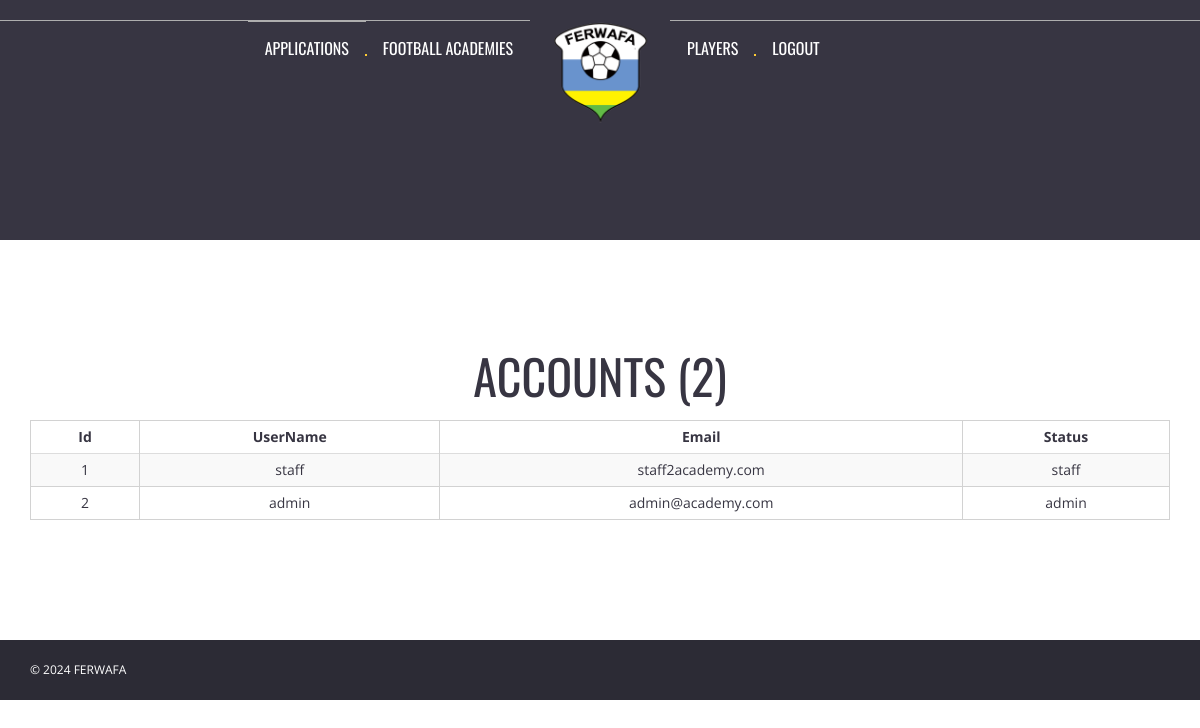
Screenshot of /viewstaff.php (signed in) with the database file from the repository.
### tables this page shows
CREATE TABLE `accounts` (
  `Id` int(11) NOT NULL,
  `Username` varchar(50) NOT NULL,
  `Password` varchar(50) NOT NULL,
  `Status` varchar(50) NOT NULL,
  `Email` varchar(255) NOT NULL
);

### viewstaff.php (the view, shortened to what this page needs)
<?php
require('db_connect.php');
?>
<!doctype html>
<head>
	<link rel="stylesheet" href="css/bootstrap.min.css">
	<link rel="stylesheet" href="css/normalize.css">
	<link rel="stylesheet" href="css/font-awesome.min.css">
	<link rel="stylesheet" href="css/transitions.css">
	<link rel="stylesheet" href="css/prettyPhoto.css">
	<link rel="stylesheet" href="css/swiper.min.css">
	<link rel="stylesheet" href="css/jquery-ui.css">
	<link rel="stylesheet" href="css/animate.css">
	<link rel="stylesheet" href="css/owl.theme.css">
	<link rel="stylesheet" href="css/owl.carousel.css">
	<link rel="stylesheet" href="css/customScrollbar.css">
	<link rel="stylesheet" href="css/icomoon.css">
	<link rel="stylesheet" href="css/main.css">
	<link rel="stylesheet" href="css/color.css">
	<link rel="stylesheet" href="css/responsive.css">
    <link rel="stylesheet" href ="https://cdn.datatables.net/buttons/2.3.5/css/buttons.dataTables.min.css">
<link rel="stylesheet" href ="https://cdn.datatables.net/1.13.3/css/jquery.dataTables.min.css">
<link rel="stylesheet" href="https://cdn.datatables.net/responsive/2.5.0/css/responsive.dataTables.min.css">
</head>
<body>
	<div id="tg-wrapper" class="tg-wrapper tg-haslayout">
			<?php include('nav2.php'); ?>
		<div class="tg-sliderbox" style="height:30%">
			<div class="tg-imglayer">
            </div>
		</div>
		<main id="tg-main" class="tg-main tg-haslayout">
			<section class="tg-main-section tg-haslayout" id="about-us">
				<div class="container">
            <?php
            $i=1;
			$sql_query = "SELECT * FROM accounts ";
			$resultset = $con->query($sql_query) or die("database error:". mysqli_error($con));
            $num_centres = $resultset->num_rows;
            ?>
                    <h1> <center> ACCOUNTS (<?php echo $num_centres ?>) <center></h1>
                <table id="example" class="table table-striped" style="width:100%">
        <thead>
            <tr>
                <th>Id</th>
                <th>UserName</th>
                <th>Email</th>
                <th> Status </th>
            </tr>
        </thead>
       <tbody>
			<?php
			while( $developer = $resultset->fetch_object()) {
			?>
			   <tr id="<?php echo $developer->Id; ?>">
     		   <td><?php echo $i++; ?></td>
			   <td><?php echo $developer->Username; ?></td>
			   <td><?php echo $developer->Email;?></td>
			   <td><?php echo $developer->Status;?></td>
			   </tr>
			<?php } ?>
		</tbody>
    </table>
				</div>
			</section>
		</main>
		<?php include('footer.php'); ?>
	</div>
</body>
</html>

### css/transitions.css (style rules this page uses)
*:after, *:before, p a, a, .tg-delete, .tg-navigation ul li ul, .tg-navigation ul li ul li ul, .tg-match, .tg-upcomingmatch .tg-match, .tg-player, .tg-postimg a img, .tg-home-slider .tg-btn-next span, .tg-home-slider .tg-btn-prev span, .tg-matchhover, .tg-navigation.in, .tg-navigation ul, .tg-prohistory .tg-post .tg-postimg img, .tg-widget ul li a i, .tg-widget ul li a em, .tg-oldmatchresult, .tg-matchdate, .tg-matchdate span, .tg-commentform textarea, .tg-commentform input, .tg-ticket, .tg-ticket .tg-theme-tag, .tg-ticket h4, .tg-productimg figcaption, .tg-productquentity .minus, .tg-productquentity .plus, .tg-productimg img, .tg-productimg a img, .tg-matchmetadata, .tg-productsliderbox figure img, .tg-officeaddressnav .tg-contactinfo > li i, .tg-officeaddressnav .tg-contactinfo > li span, .tg-officeaddressnav .tg-contactinfo > li address, .tg-officeaddressnav item:hover .tg-section-heading h2, .tg-project figure img, .tg-project figure figcaption, .tg-project figure figcaption h3, .tg-soccermedia-content2 .masonry-grid .tg-project, .mCSB_scrollTools .mCSB_buttonUp, .mCSB_scrollTools .mCSB_buttonDown { -webkit-transition: all 300ms ease-in-out; -moz-transition: all 300ms ease-in-out; -ms-transition: all 300ms ease-in-out; -o-transition: all 300ms ease-in-out; transition: all 300ms ease-in-out; }

### rows the page displays
accounts: Username "staff", Email "staff2academy.com", Status "staff"
accounts: Username "admin", Email "admin@academy.com", Status "admin"

### other values shown
$num_centres "2"
